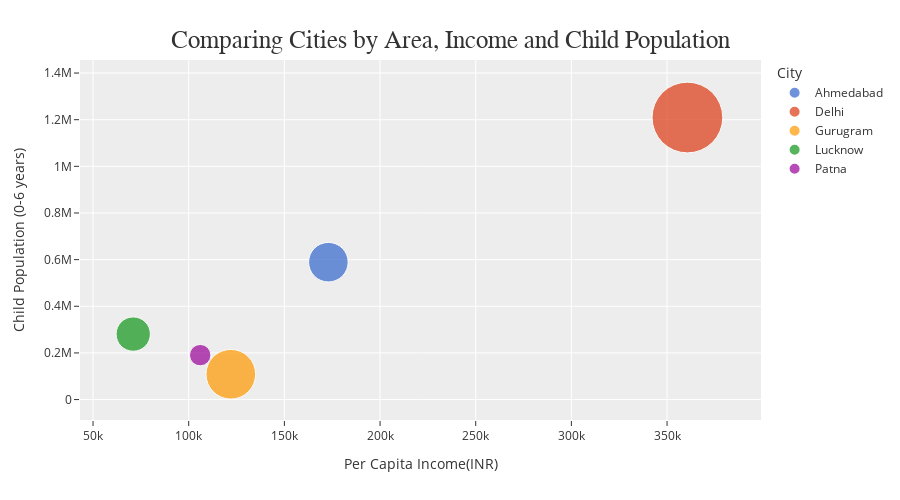

Notebook code for this chart:
### Code cell
# subset data
data = final[final['Year']==2015]

# comparing cities
fig = px.scatter(data, x="Per_Capita_Income(INR)", y="0-6_population_total",
           color="City", hover_name="City", size='Area(km2)', size_max=50, color_discrete_sequence=px.colors.qualitative.G10)
fig.update_layout(template='ggplot2',
    title={
        "text": f"Comparing Cities by Area, Income and Child Population",
        "font": {"family": "Rockwell", "size": 25},
        "xanchor": "center",
        "yanchor": "top",
    },
    height=500,
    xaxis_title='Per Capita Income(INR)',
    yaxis_title='Child Population (0-6 years)',
)
fig.show()

### Figure 1 — Plotly figure (JSON) as saved in the notebook; plotly's stock layout.template omitted (floating-point values rounded to 4 significant figures)
{"data": [{"hovertemplate": "<b>%{hovertext}</b><br><br>City=Ahmedabad<br>Per_Capita_Income(INR)=%{x}<br>0-6_population_total=%{y}<br>Area(km2)=%{marker.size}<extra></extra>", "hovertext": ["Ahmedabad"], "legendgroup": "Ahmedabad", "marker": {"color": "#3366CC", "size": [464], "sizemode": "area", "sizeref": 0.5936, "symbol": "circle"}, "mode": "markers", "name": "Ahmedabad", "orientation": "v", "showlegend": true, "type": "scatter", "x": [173000], "xaxis": "x", "y": [589076], "yaxis": "y"}, {"hovertemplate": "<b>%{hovertext}</b><br><br>City=Delhi<br>Per_Capita_Income(INR)=%{x}<br>0-6_population_total=%{y}<br>Area(km2)=%{marker.size}<extra></extra>", "hovertext": ["Delhi"], "legendgroup": "Delhi", "marker": {"color": "#DC3912", "size": [1484], "sizemode": "area", "sizeref": 0.5936, "symbol": "circle"}, "mode": "markers", "name": "Delhi", "orientation": "v", "showlegend": true, "type": "scatter", "x": [360644], "xaxis": "x", "y": [1209275], "yaxis": "y"}, {"hovertemplate": "<b>%{hovertext}</b><br><br>City=Gurugram<br>Per_Capita_Income(INR)=%{x}<br>0-6_population_total=%{y}<br>Area(km2)=%{marker.size}<extra></extra>", "hovertext": ["Gurugram"], "legendgroup": "Gurugram", "marker": {"color": "#FF9900", "size": [732], "sizemode": "area", "sizeref": 0.5936, "symbol": "circle"}, "mode": "markers", "name": "Gurugram", "orientation": "v", "showlegend": true, "type": "scatter", "x": [122000], "xaxis": "x", "y": [108623], "yaxis": "y"}, {"hovertemplate": "<b>%{hovertext}</b><br><br>City=Lucknow<br>Per_Capita_Income(INR)=%{x}<br>0-6_population_total=%{y}<br>Area(km2)=%{marker.size}<extra></extra>", "hovertext": ["Lucknow"], "legendgroup": "Lucknow", "marker": {"color": "#109618", "size": [349], "sizemode": "area", "sizeref": 0.5936, "symbol": "circle"}, "mode": "markers", "name": "Lucknow", "orientation": "v", "showlegend": true, "type": "scatter", "x": [71000], "xaxis": "x", "y": [280817], "yaxis": "y"}, {"hovertemplate": "<b>%{hovertext}</b><br><br>City=Patna<br>Per_Capita_Income(INR)=%{x}<br>0-6_population_total=%{y}<br>Area(km2)=%{marker.size}<extra></extra>", "hovertext": ["Patna"], "legendgroup": "Patna", "marker": {"color": "#990099", "size": [136], "sizemode": "area", "sizeref": 0.5936, "symbol": "circle"}, "mode": "markers", "name": "Patna", "orientation": "v", "showlegend": true, "type": "scatter", "x": [106000], "xaxis": "x", "y": [190496], "yaxis": "y"}], "layout": {"height": 500, "legend": {"itemsizing": "constant", "title": {"text": "City"}, "tracegroupgap": 0}, "margin": {"t": 60}, "title": {"font": {"family": "Rockwell", "size": 25}, "text": "Comparing Cities by Area, Income and Child Population", "xanchor": "center", "yanchor": "top"}, "xaxis": {"anchor": "y", "domain": [0, 1], "title": {"text": "Per Capita Income(INR)"}}, "yaxis": {"anchor": "x", "domain": [0, 1], "title": {"text": "Child Population (0-6 years)"}}}}
